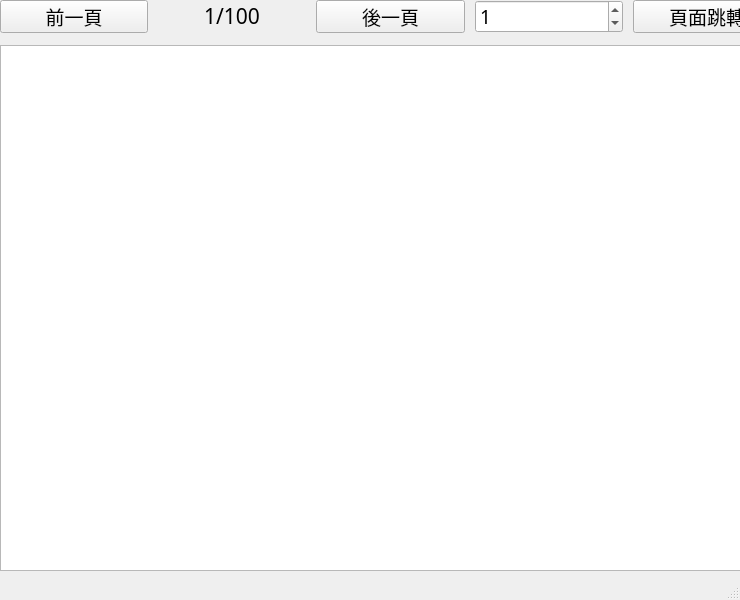
<?xml version="1.0" encoding="UTF-8"?>
<ui version="4.0">
 <class>HistoryWindow</class>
 <widget class="QMainWindow" name="HistoryWindow">
  <property name="geometry">
   <rect>
    <x>0</x>
    <y>0</y>
    <width>740</width>
    <height>600</height>
   </rect>
  </property>
  <property name="windowTitle">
   <string>MainWindow</string>
  </property>
  <widget class="QWidget" name="centralwidget_history">
   <widget class="QWidget" name="horizontalLayoutWidget">
    <property name="geometry">
     <rect>
      <x>0</x>
      <y>0</y>
      <width>781</width>
      <height>41</height>
     </rect>
    </property>
    <layout class="QHBoxLayout" name="horizontalLayout">
     <property name="spacing">
      <number>10</number>
     </property>
     <property name="topMargin">
      <number>0</number>
     </property>
     <property name="bottomMargin">
      <number>8</number>
     </property>
     <item>
      <widget class="QPushButton" name="pushButton_back">
       <property name="font">
        <font>
         <family>Agency FB</family>
         <pointsize>14</pointsize>
        </font>
       </property>
       <property name="text">
        <string>前一頁</string>
       </property>
      </widget>
     </item>
     <item>
      <widget class="QLabel" name="label_page">
       <property name="enabled">
        <bool>true</bool>
       </property>
       <property name="font">
        <font>
         <family>Agency FB</family>
         <pointsize>18</pointsize>
        </font>
       </property>
       <property name="text">
        <string>&lt;html&gt;&lt;head/&gt;&lt;body&gt;&lt;p&gt;&lt;span style=&quot; font-size:16pt;&quot;&gt;1/100&lt;/span&gt;&lt;/p&gt;&lt;/body&gt;&lt;/html&gt;</string>
       </property>
       <property name="scaledContents">
        <bool>true</bool>
       </property>
       <property name="alignment">
        <set>Qt::AlignCenter</set>
       </property>
       <property name="margin">
        <number>5</number>
       </property>
       <property name="indent">
        <number>0</number>
       </property>
       <property name="textInteractionFlags">
        <set>Qt::LinksAccessibleByMouse</set>
       </property>
      </widget>
     </item>
     <item>
      <widget class="QPushButton" name="pushButton_next">
       <property name="font">
        <font>
         <family>Agency FB</family>
         <pointsize>14</pointsize>
        </font>
       </property>
       <property name="text">
        <string>後一頁</string>
       </property>
      </widget>
     </item>
     <item>
      <widget class="QSpinBox" name="spinBox_page">
       <property name="font">
        <font>
         <family>Agency FB</family>
         <pointsize>14</pointsize>
        </font>
       </property>
       <property name="value">
        <number>1</number>
       </property>
      </widget>
     </item>
     <item>
      <widget class="QPushButton" name="pushButton_go">
       <property name="font">
        <font>
         <family>Agency FB</family>
         <pointsize>14</pointsize>
        </font>
       </property>
       <property name="text">
        <string>頁面跳轉</string>
       </property>
      </widget>
     </item>
    </layout>
   </widget>
   <widget class="QWidget" name="horizontalLayoutWidget_2">
    <property name="geometry">
     <rect>
      <x>0</x>
      <y>40</y>
      <width>791</width>
      <height>531</height>
     </rect>
    </property>
    <layout class="QHBoxLayout" name="conLayout">
     <property name="spacing">
      <number>1</number>
     </property>
     <property name="topMargin">
      <number>5</number>
     </property>
     <item>
      <widget class="QTableWidget" name="tableWidget">
       <property name="gridStyle">
        <enum>Qt::SolidLine</enum>
       </property>
      </widget>
     </item>
     <item>
      <widget class="QLabel" name="imglabel">
       <property name="layoutDirection">
        <enum>Qt::RightToLeft</enum>
       </property>
       <property name="text">
        <string/>
       </property>
       <property name="alignment">
        <set>Qt::AlignLeading|Qt::AlignLeft|Qt::AlignVCenter</set>
       </property>
       <property name="margin">
        <number>10</number>
       </property>
      </widget>
     </item>
    </layout>
   </widget>
  </widget>
  <widget class="QMenuBar" name="menubar">
   <property name="geometry">
    <rect>
     <x>0</x>
     <y>0</y>
     <width>740</width>
     <height>18</height>
    </rect>
   </property>
  </widget>
  <widget class="QStatusBar" name="statusbar"/>
 </widget>
 <resources/>
 <connections/>
</ui>
